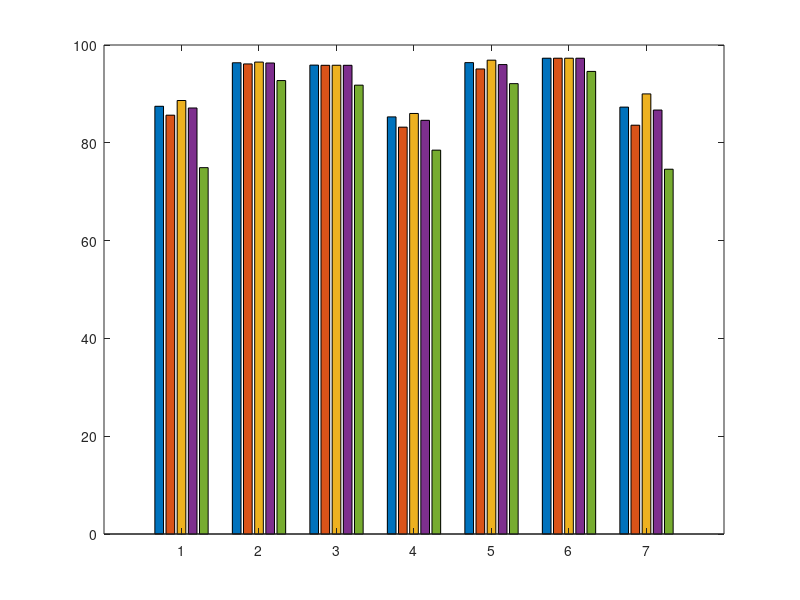

Source code (MATLAB): (Note: this script raises an error after producing the figure.)
% MATLAB Code: Bar Plot for Model Performance Comparison

% Define models
models = {'Logistic Regression', 'Random Forest', 'SVM', 'Fuzzy Logic (Takagi-Sugeno)', 'DNN', 'MLP ([100, 50])', 'Hybrid (ANFIS)'};

% Define performance metrics for each model
accuracy = [87.47, 96.37, 95.89, 85.3, 96.4, 97.3, 87.3];
recall = [85.65, 96.13, 95.85, 83.2, 95.1, 97.3, 83.6];
precision = [88.65, 96.51, 95.86, 86.0, 96.9, 97.3, 90.0];
f1_score = [87.12, 96.32, 95.85, 84.6, 96.0, 97.3, 86.7];
kappa = [74.92, 92.73, 91.79, 78.5, 92.1, 94.6, 74.6];


% Combine data for grouped bar plot
performance_data = [accuracy; recall; precision; f1_score; kappa]';

% Create grouped bar plot
figure;
b = bar(performance_data, 'grouped');

% Customize bar colors
colors = lines(size(performance_data, 2));
for i = 1:size(performance_data, 2)
    b(i).FaceColor = colors(i, :);
end

% Set axis labels and title
set(gca, 'XTickLabel', models, 'XTickLabelRotation', 30, 'FontSize', 10);
ylabel('Percentage (%)', 'FontSize', 12);
xlabel('Models', 'FontSize', 12);
title('Comparison of Model Evaluation Metrics', 'FontSize', 14);

% Add legend
legend({'Accuracy', 'Recall', 'Precision', 'F1-Score', 'Cohen''s Kappa'}, ...
    'Location', 'northwest', 'FontSize', 10);

% Add grid and adjust y-axis
grid on;
ylim([70 100]);

